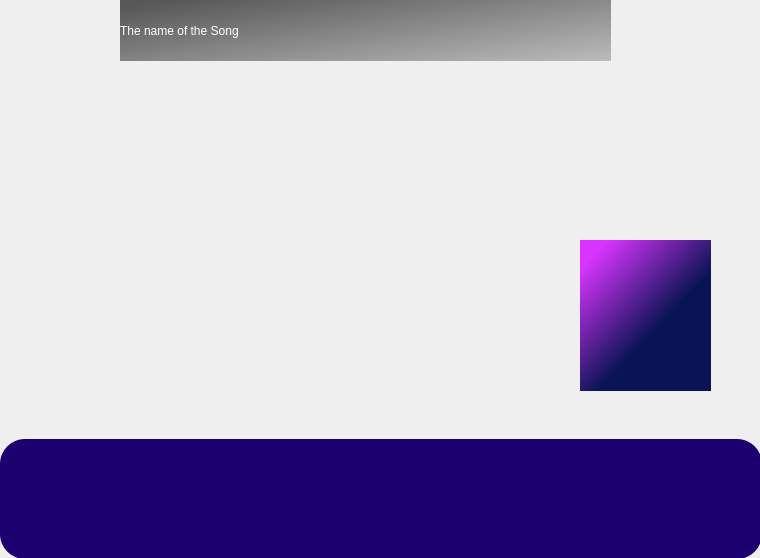
<?xml version="1.0" encoding="UTF-8"?>
<ui version="4.0">
 <class>MainWindow</class>
 <widget class="QMainWindow" name="MainWindow">
  <property name="geometry">
   <rect>
    <x>0</x>
    <y>0</y>
    <width>760</width>
    <height>558</height>
   </rect>
  </property>
  <property name="windowTitle">
   <string>MainWindow</string>
  </property>
  <widget class="QWidget" name="centralwidget">
   <widget class="QPushButton" name="effButton1">
    <property name="enabled">
     <bool>true</bool>
    </property>
    <property name="geometry">
     <rect>
      <x>580</x>
      <y>240</y>
      <width>131</width>
      <height>151</height>
     </rect>
    </property>
    <property name="autoFillBackground">
     <bool>false</bool>
    </property>
    <property name="styleSheet">
     <string notr="true">QPushButton {
	color: rgb(190, 200, 186);
	border-style: outset;
	background-color: qlineargradient(spread:pad, x1:0.091, y1:0.107955, x2:0.557, y2:0.619, stop:0 rgba(217, 52, 255, 255), stop:1 rgba(9, 20, 84, 255));
	border-raduis: 20px;
}


</string>
    </property>
    <property name="text">
     <string/>
    </property>
   </widget>
   <widget class="QWidget" name="utilityBar" native="true">
    <property name="enabled">
     <bool>true</bool>
    </property>
    <property name="geometry">
     <rect>
      <x>0</x>
      <y>439</y>
      <width>762</width>
      <height>120</height>
     </rect>
    </property>
    <property name="minimumSize">
     <size>
      <width>762</width>
      <height>120</height>
     </size>
    </property>
    <property name="maximumSize">
     <size>
      <width>762</width>
      <height>120</height>
     </size>
    </property>
    <property name="palette">
     <palette>
      <active>
       <colorrole role="Button">
        <brush brushstyle="SolidPattern">
         <color alpha="255">
          <red>29</red>
          <green>0</green>
          <blue>112</blue>
         </color>
        </brush>
       </colorrole>
       <colorrole role="Base">
        <brush brushstyle="SolidPattern">
         <color alpha="255">
          <red>29</red>
          <green>0</green>
          <blue>112</blue>
         </color>
        </brush>
       </colorrole>
       <colorrole role="Window">
        <brush brushstyle="SolidPattern">
         <color alpha="255">
          <red>29</red>
          <green>0</green>
          <blue>112</blue>
         </color>
        </brush>
       </colorrole>
      </active>
      <inactive>
       <colorrole role="Button">
        <brush brushstyle="SolidPattern">
         <color alpha="255">
          <red>29</red>
          <green>0</green>
          <blue>112</blue>
         </color>
        </brush>
       </colorrole>
       <colorrole role="Base">
        <brush brushstyle="SolidPattern">
         <color alpha="255">
          <red>29</red>
          <green>0</green>
          <blue>112</blue>
         </color>
        </brush>
       </colorrole>
       <colorrole role="Window">
        <brush brushstyle="SolidPattern">
         <color alpha="255">
          <red>29</red>
          <green>0</green>
          <blue>112</blue>
         </color>
        </brush>
       </colorrole>
      </inactive>
      <disabled>
       <colorrole role="Button">
        <brush brushstyle="SolidPattern">
         <color alpha="255">
          <red>29</red>
          <green>0</green>
          <blue>112</blue>
         </color>
        </brush>
       </colorrole>
       <colorrole role="Base">
        <brush brushstyle="SolidPattern">
         <color alpha="255">
          <red>29</red>
          <green>0</green>
          <blue>112</blue>
         </color>
        </brush>
       </colorrole>
       <colorrole role="Window">
        <brush brushstyle="SolidPattern">
         <color alpha="255">
          <red>29</red>
          <green>0</green>
          <blue>112</blue>
         </color>
        </brush>
       </colorrole>
      </disabled>
     </palette>
    </property>
    <property name="toolTipDuration">
     <number>0</number>
    </property>
    <property name="styleSheet">
     <string notr="true">QWidget {
    border-radius: 25px 25px 0px 0px;
    background-color: #1D0070;
}</string>
    </property>
    <widget class="QPushButton" name="play_button_6">
     <property name="enabled">
      <bool>true</bool>
     </property>
     <property name="geometry">
      <rect>
       <x>360</x>
       <y>30</y>
       <width>41</width>
       <height>41</height>
      </rect>
     </property>
     <property name="sizePolicy">
      <sizepolicy hsizetype="Fixed" vsizetype="Fixed">
       <horstretch>0</horstretch>
       <verstretch>0</verstretch>
      </sizepolicy>
     </property>
     <property name="cursor">
      <cursorShape>PointingHandCursor</cursorShape>
     </property>
     <property name="toolTip">
      <string notr="true"/>
     </property>
     <property name="toolTipDuration">
      <number>-1</number>
     </property>
     <property name="whatsThis">
      <string/>
     </property>
     <property name="styleSheet">
      <string notr="true">
QPushButton:pressed {
        padding: 3px;
    }</string>
     </property>
     <property name="text">
      <string/>
     </property>
     <property name="icon">
      <iconset>
       <normaloff>assets/image_2.png</normaloff>assets/image_2.png</iconset>
     </property>
     <property name="iconSize">
      <size>
       <width>50</width>
       <height>50</height>
      </size>
     </property>
     <property name="flat">
      <bool>false</bool>
     </property>
    </widget>
   </widget>
   <widget class="QLabel" name="label">
    <property name="enabled">
     <bool>true</bool>
    </property>
    <property name="geometry">
     <rect>
      <x>120</x>
      <y>0</y>
      <width>491</width>
      <height>61</height>
     </rect>
    </property>
    <property name="contextMenuPolicy">
     <enum>Qt::DefaultContextMenu</enum>
    </property>
    <property name="autoFillBackground">
     <bool>false</bool>
    </property>
    <property name="styleSheet">
     <string notr="true">background-color: qlineargradient(spread:pad, x1:0, y1:0.125, x2:1, y2:1, stop:0 rgba(88, 88, 88, 255), stop:1 rgba(187, 187, 187, 255));
font: 14pt &quot;Forte&quot;;
color: rgb(255, 255, 255);
text-align: center;
border-raduis: 6px;
</string>
    </property>
    <property name="frameShape">
     <enum>QFrame::NoFrame</enum>
    </property>
    <property name="text">
     <string>The name of the Song</string>
    </property>
   </widget>
  </widget>
  <widget class="QMenuBar" name="menubar">
   <property name="geometry">
    <rect>
     <x>0</x>
     <y>0</y>
     <width>760</width>
     <height>21</height>
    </rect>
   </property>
  </widget>
 </widget>
 <resources/>
 <connections/>
</ui>
